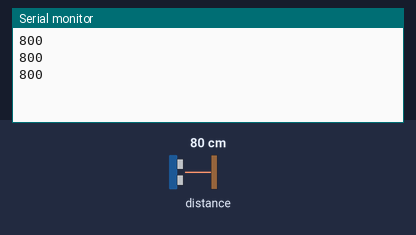
Bench run of a sketch on a simulated Arduino Uno, built with avr-gcc and run on an emulated ATmega328P. Parts: the last lines printed to the serial monitor. The inputs (shaded band) are chosen by the test bench; at power-on: distance to the obstacle 80 cm.

Above: at 1.3 s.
1.4 s: distance to the obstacle set to 2 cm
At 2.1 s:
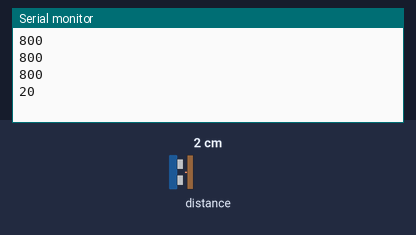
2.9 s: distance to the obstacle set to 4 cm
At 3.7 s:
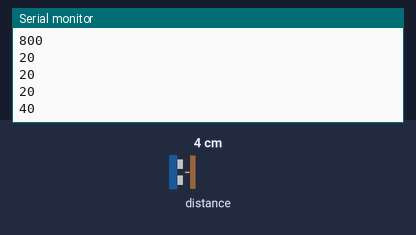
Timing chart, 0 to 5.9 s (numbered marks = the images above; inputs shaded):
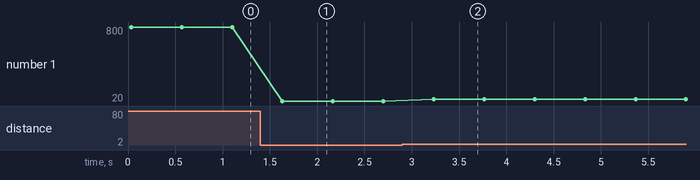

Measured:
- after the input at 1.4 s, the serial monitor: prints a new line after 0.23 s (image 1)
- after the input at 2.9 s, the serial monitor: prints a new line after 0.33 s (image 2)
- plotted number 1: 800 → 20 after the input at 1.4 s, 20 → 40 after the input at 2.9 s

The sketch:

VL53L0X.ino
```cpp
#include <Wire.h>
#include <VL53L0X.h>

VL53L0X sensor;

int a;

void setup() {
  // put your setup code here, to run once:
  Serial.begin(115200);
  Wire.begin();

  sensor.setTimeout(500);
  if(!sensor.init()){
    Serial.println("Failed");
  }

  #if defined LONG_RANGE
    sensor.setSignalRateLimit(0.1);
    sensor.setVcselPulsePeriod(VL53L0X::VcselPeriodPreRange, 18);
    sensor.setVcselPulsePeriod(VL53L0X::VcselPeriodFinalRange, 14);
  #endif

  #if defined HIGH_SPEED
    sensor.setMeasurementTimingBudget(20000);
  #elif defined HIGH_ACCURACY
    sensor.setMeasurementTimingBudget(20000);
  #endif

//  pinMode(7, OUTPUT);
//
//  digitalWrite(7, LOW);
//
//  delay(500);
//
//  digitalWrite(7, HIGH);
//  delay(150);
//  delay(100);
//  sensor.setAddress((uint8_t)01);
//
//  sensor.startContinuous();

}

void loop() {
  // put your main code here, to run repeatedly:
  a = sensor.readRangeContinuousMillimeters();

  Serial.println(a);

  delay(500);
}
```
